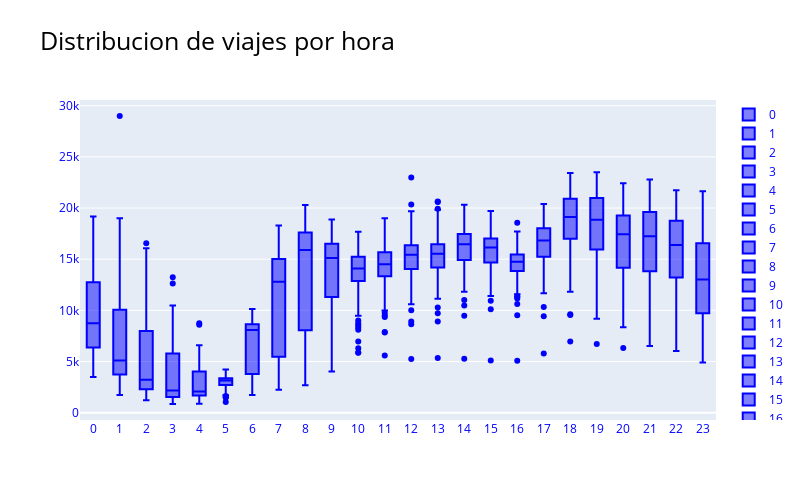

Here is the notebook cell this chart was saved with:
### Code cell
fig = go.Figure()
for idx, i in enumerate(boxes):
    fig.add_trace(go.Box(y=i, name=f[idx],
                marker_color = 'blue'))

fig.update_layout(
    autosize=False,
    width=800,
    height=500,
    font_color="blue",
    title = 'Distribucion de viajes por hora',
    #title_font_family="Times New Roman",
    title_font_color="black",
    title_font_size = 25
    )

fig.show()

### Figure 1 — Plotly figure (JSON) as saved in the notebook; plotly's stock layout.template omitted (floating-point values rounded to 4 significant figures; data arrays with more than 128 entries replaced by an {"elided": "..."} marker saying what was removed)
{"data": [{"marker": {"color": "blue"}, "name": "0", "type": "box", "y": {"elided": "245 int values"}}, {"marker": {"color": "blue"}, "name": "1", "type": "box", "y": {"elided": "245 int values"}}, {"marker": {"color": "blue"}, "name": "2", "type": "box", "y": {"elided": "245 int values"}}, {"marker": {"color": "blue"}, "name": "3", "type": "box", "y": {"elided": "245 int values"}}, {"marker": {"color": "blue"}, "name": "4", "type": "box", "y": {"elided": "245 int values"}}, {"marker": {"color": "blue"}, "name": "5", "type": "box", "y": {"elided": "245 int values"}}, {"marker": {"color": "blue"}, "name": "6", "type": "box", "y": {"elided": "245 int values"}}, {"marker": {"color": "blue"}, "name": "7", "type": "box", "y": {"elided": "245 int values"}}, {"marker": {"color": "blue"}, "name": "8", "type": "box", "y": {"elided": "245 int values"}}, {"marker": {"color": "blue"}, "name": "9", "type": "box", "y": {"elided": "245 int values"}}, {"marker": {"color": "blue"}, "name": "10", "type": "box", "y": {"elided": "245 int values"}}, {"marker": {"color": "blue"}, "name": "11", "type": "box", "y": {"elided": "245 int values"}}, {"marker": {"color": "blue"}, "name": "12", "type": "box", "y": {"elided": "245 int values"}}, {"marker": {"color": "blue"}, "name": "13", "type": "box", "y": {"elided": "245 int values"}}, {"marker": {"color": "blue"}, "name": "14", "type": "box", "y": {"elided": "245 int values"}}, {"marker": {"color": "blue"}, "name": "15", "type": "box", "y": {"elided": "245 int values"}}, {"marker": {"color": "blue"}, "name": "16", "type": "box", "y": {"elided": "245 int values"}}, {"marker": {"color": "blue"}, "name": "17", "type": "box", "y": {"elided": "245 int values"}}, {"marker": {"color": "blue"}, "name": "18", "type": "box", "y": {"elided": "245 int values"}}, {"marker": {"color": "blue"}, "name": "19", "type": "box", "y": {"elided": "245 int values"}}, {"marker": {"color": "blue"}, "name": "20", "type": "box", "y": {"elided": "245 int values"}}, {"marker": {"color": "blue"}, "name": "21", "type": "box", "y": {"elided": "245 int values"}}, {"marker": {"color": "blue"}, "name": "22", "type": "box", "y": {"elided": "245 int values"}}, {"marker": {"color": "blue"}, "name": "23", "type": "box", "y": {"elided": "245 int values"}}], "layout": {"autosize": false, "font": {"color": "blue"}, "height": 500, "title": {"font": {"color": "black", "size": 25}, "text": "Distribucion de viajes por hora"}, "width": 800}}
